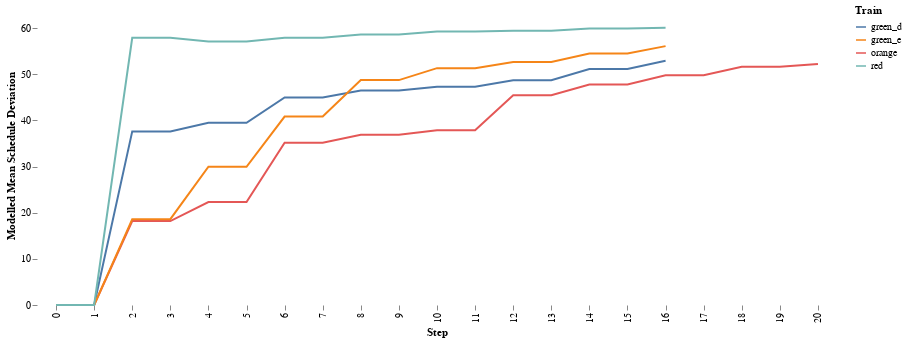

Notebook code for this chart:
### Code cell
alt.Chart(allstats).mark_line().encode(
    alt.X('element:O', title='Step'),
    alt.Y('mean:Q', title='Modelled Mean Schedule Deviation'),
    color=alt.Color('train:N', title='Train')
).properties(
    width = 800,
    height=300
).configure(font='Raleway').configure_view(strokeWidth=0).configure_axis(grid=False, domain=False)

### Figure 1 — Vega-Lite specification as saved in the notebook (floating-point values rounded to 4 significant figures)
{"config": {"view": {"continuousWidth": 400, "continuousHeight": 300, "strokeWidth": 0}, "axis": {"domain": false, "grid": false}, "font": "Raleway"}, "data": {"name": "data-0c34910de35eba6e5b050d3669dab2f4"}, "mark": "line", "encoding": {"color": {"field": "train", "title": "Train", "type": "nominal"}, "x": {"field": "element", "title": "Step", "type": "ordinal"}, "y": {"field": "mean", "title": "Modelled Mean Schedule Deviation", "type": "quantitative"}}, "height": 300, "width": 800, "$schema": "https://vega.github.io/schema/vega-lite/v4.17.0.json", "datasets": {"data-0c34910de35eba6e5b050d3669dab2f4": [{"element": 0, "mean": 0.0, "std": 0.0, "train": "orange"}, {"element": 1, "mean": 0.0, "std": 0.0, "train": "orange"}, {"element": 2, "mean": 18.18, "std": 13.36, "train": "orange"}, {"element": 3, "mean": 18.18, "std": 13.36, "train": "orange"}, {"element": 4, "mean": 22.3, "std": 21.36, "train": "orange"}, {"element": 5, "mean": 22.3, "std": 21.36, "train": "orange"}, {"element": 6, "mean": 35.15, "std": 32.1, "train": "orange"}, {"element": 7, "mean": 35.15, "std": 32.1, "train": "orange"}, {"element": 8, "mean": 36.86, "std": 31.15, "train": "orange"}, {"element": 9, "mean": 36.86, "std": 31.15, "train": "orange"}, {"element": 10, "mean": 37.87, "std": 31.35, "train": "orange"}, {"element": 11, "mean": 37.87, "std": 31.35, "train": "orange"}, {"element": 12, "mean": 45.44, "std": 39.97, "train": "orange"}, {"element": 13, "mean": 45.44, "std": 39.97, "train": "orange"}, {"element": 14, "mean": 47.78, "std": 37.08, "train": "orange"}, {"element": 15, "mean": 47.78, "std": 37.08, "train": "orange"}, {"element": 16, "mean": 49.79, "std": 38.36, "train": "orange"}, {"element": 17, "mean": 49.79, "std": 38.36, "train": "orange"}, {"element": 18, "mean": 51.63, "std": 36.88, "train": "orange"}, {"element": 19, "mean": 51.63, "std": 36.88, "train": "orange"}, {"element": 20, "mean": 52.2, "std": 36.5, "train": "orange"}, {"element": 0, "mean": 0.0, "std": 0.0, "train": "green_d"}, {"element": 1, "mean": 0.0, "std": 0.0, "train": "green_d"}, {"element": 2, "mean": 37.61, "std": 27.59, "train": "green_d"}, {"element": 3, "mean": 37.61, "std": 27.59, "train": "green_d"}, {"element": 4, "mean": 39.5, "std": 31.31, "train": "green_d"}, {"element": 5, "mean": 39.5, "std": 31.31, "train": "green_d"}, {"element": 6, "mean": 44.96, "std": 35.64, "train": "green_d"}, {"element": 7, "mean": 44.96, "std": 35.64, "train": "green_d"}, {"element": 8, "mean": 46.46, "std": 34.55, "train": "green_d"}, {"element": 9, "mean": 46.46, "std": 34.55, "train": "green_d"}, {"element": 10, "mean": 47.3, "std": 34.57, "train": "green_d"}, {"element": 11, "mean": 47.3, "std": 34.57, "train": "green_d"}, {"element": 12, "mean": 48.72, "std": 35.41, "train": "green_d"}, {"element": 13, "mean": 48.72, "std": 35.41, "train": "green_d"}, {"element": 14, "mean": 51.14, "std": 37.26, "train": "green_d"}, {"element": 15, "mean": 51.14, "std": 37.26, "train": "green_d"}, {"element": 16, "mean": 52.92, "std": 36.77, "train": "green_d"}, {"element": 0, "mean": 0.0, "std": 0.0, "train": "green_e"}, {"element": 1, "mean": 0.0, "std": 0.0, "train": "green_e"}, {"element": 2, "mean": 18.6, "std": 13.67, "train": "green_e"}, {"element": 3, "mean": 18.6, "std": 13.67, "train": "green_e"}, {"element": 4, "mean": 29.96, "std": 33.28, "train": "green_e"}, {"element": 5, "mean": 29.96, "std": 33.28, "train": "green_e"}, {"element": 6, "mean": 40.83, "std": 33.86, "train": "green_e"}, {"element": 7, "mean": 40.83, "std": 33.86, "train": "green_e"}, {"element": 8, "mean": 48.73, "std": 41.4, "train": "green_e"}, {"element": 9, "mean": 48.73, "std": 41.4, "train": "green_e"}, {"element": 10, "mean": 51.31, "std": 37.74, "train": "green_e"}, {"element": 11, "mean": 51.31, "std": 37.74, "train": "green_e"}, {"element": 12, "mean": 52.65, "std": 38.08, "train": "green_e"}, {"element": 13, "mean": 52.65, "std": 38.08, "train": "green_e"}, {"element": 14, "mean": 54.48, "std": 38.16, "train": "green_e"}, {"element": 15, "mean": 54.48, "std": 38.16, "train": "green_e"}, {"element": 16, "mean": 56.09, "std": 38.73, "train": "green_e"}, {"element": 0, "mean": 0.0, "std": 0.0, "train": "red"}, {"element": 1, "mean": 0.0, "std": 0.0, "train": "red"}, {"element": 2, "mean": 57.89, "std": 37.73, "train": "red"}, {"element": 3, "mean": 57.89, "std": 37.73, "train": "red"}, {"element": 4, "mean": 57.09, "std": 37.02, "train": "red"}, {"element": 5, "mean": 57.09, "std": 37.02, "train": "red"}, {"element": 6, "mean": 57.89, "std": 36.92, "train": "red"}, {"element": 7, "mean": 57.89, "std": 36.92, "train": "red"}, {"element": 8, "mean": 58.62, "std": 48.48, "train": "red"}, {"element": 9, "mean": 58.62, "std": 48.48, "train": "red"}, {"element": 10, "mean": 59.26, "std": 42.69, "train": "red"}, {"element": 11, "mean": 59.26, "std": 42.69, "train": "red"}, {"element": 12, "mean": 59.41, "std": 42.21, "train": "red"}, {"element": 13, "mean": 59.41, "std": 42.21, "train": "red"}, {"element": 14, "mean": 59.91, "std": 38.98, "train": "red"}, {"element": 15, "mean": 59.91, "std": 38.98, "train": "red"}, {"element": 16, "mean": 60.08, "std": 39.96, "train": "red"}]}}
